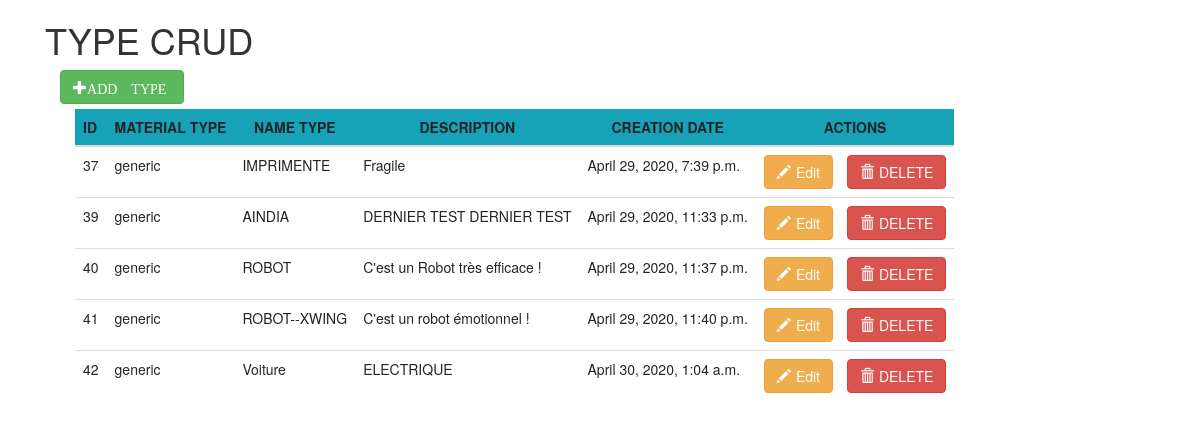
The app's page /TypeView, older data.
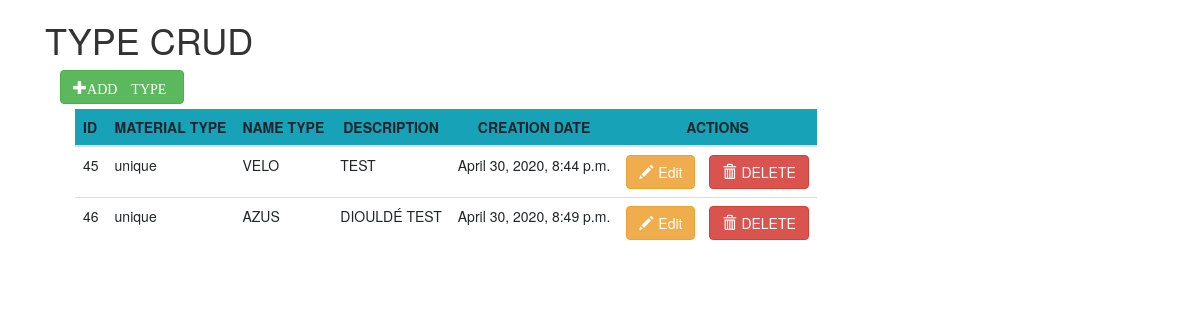
The same page, newer data.
### siteWeb/models.py (models this page shows, shortened)
class Type(models.Model):
    TYPE_GENERIC = 'generic'
    TYPE_UNIQUE = 'unique'
    TYPE_CHOICES = (
        (TYPE_GENERIC, 'generic'),
        (TYPE_UNIQUE, 'unique'),
    )
    material_type = models.CharField(max_length=250, choices=TYPE_CHOICES, default=TYPE_GENERIC)
    name_type = models.CharField(max_length=250)
    description = models.TextField(blank=True)
    creation_date_type = models.DateTimeField(auto_now_add=True)

### siteWeb/crudAjaxTypeViews.py (the view)
# urls.py: path('TypeView', TypeView.as_view(), name='TypeView'),
class TypeView(TemplateView):
    template_name = 'siteWeb/type/ajaxCrudType.html'
    def get_context_data(self, **kwargs):
        context = super().get_context_data(**kwargs)
        context['types'] = Type.objects.all()
        return context

### siteWeb/templates/siteWeb/type/ajaxCrudType.html (shortened to what this page needs)
{% extends 'siteWeb/loaner/base.html' %}
{% load static %}
{% block content %}
<div class="container">
    <h1>TYPE CRUD</h1>
    <div class="container">
        <button class="btn btn-success add-form offset-12">
            <span class="glyphicon glyphicon-plus mr-2">ADD TYPE</span>
        </button>
        <table id="typeTable" class="table container-fluid table-responsive mt-2">
            <thead class="bg-info">
                <th scope="row">ID</th>
                <th scope="col" class="text-center">MATERIAL TYPE</th>
                <th scope="col" class="text-center">NAME TYPE</th>
                <th scope="col" class="text-center">DESCRIPTION</th>
                <th scope="col" class="text-center">CREATION DATE</th>
                <th scope="col" class="text-center">ACTIONS</th>
            </thead>
            {% for type in types %}
            <tr id="type-{{type.id}}">
                <td>{{type.id}}</td>
                <td class="typeMaterial_type typeData" name="material_type">{{type.material_type}}</td>
                <td class="typeName_type typeData" name="name_type">{{type.name_type}}</td>
                <td class="typeDescription typeData" name="description">{{type.description}}</td>
                <td class="typeCreation_date typeData" name="creation_date">{{type.creation_date_type}}</td>
                <td>
                    <button class="btn btn-warning edit-form mr-2" onClick="editType({{type.id}})">
                        <span class="glyphicon glyphicon-pencil mr-2"></span>Edit
                    </button>
                    <button class="btn btn-danger ml-2" onClick="deleteType({{type.id}})">
                        <span class="glyphicon glyphicon-trash mr-2"></span>DELETE
                    </button>
                </td>
            </tr>
            {% endfor %}
        </table>
    </div>
</div>
{% endblock %}

Row changes from the older to the newer data that the page shows:
removed Type: id "37", material_type "generic", name_type "IMPRIMENTE", description "Fragile", creation_date_type "April 29, 2020, 7:39 p.m."
removed Type: id "39", material_type "generic", name_type "AINDIA", description "DERNIER TEST DERNIER TEST", creation_date_type "April 29, 2020, 11:33 p.m."
removed Type: id "40", material_type "generic", name_type "ROBOT", description "C'est un Robot très efficace !", creation_date_type "April 29, 2020, 11:37 p.m."
removed Type: id "41", material_type "generic", name_type "ROBOT--XWING", description "C'est un robot émotionnel !", creation_date_type "April 29, 2020, 11:40 p.m."
removed Type: id "42", material_type "generic", name_type "Voiture", description "ELECTRIQUE", creation_date_type "April 30, 2020, 1:04 a.m."
added Type: id "45", material_type "unique", name_type "VELO", description "TEST", creation_date_type "April 30, 2020, 8:44 p.m."
added Type: id "46", material_type "unique", name_type "AZUS", description "DIOULDÉ TEST", creation_date_type "April 30, 2020, 8:49 p.m."
